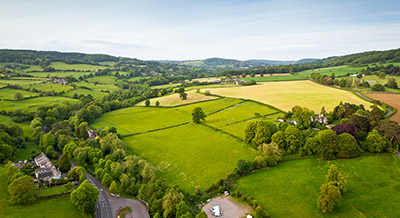
#> input picture Python/Trabalho CG/A.jpg, 400 x 218 px
$ python 'color_detector - old2.py'
#> lines starting #> are read from the running program, lines starting #| are printed output that depends on the picture; after the words box and inside, x2 and y2 are one past the last pixel; in counts of white or black regions, pixels touching at a corner belong together
import os
import numpy as np
import cv2

class Controle:

    def menu(self):
        txt = """
        ESCOLHA A COR A SER DETECTADA:
            1-Vermelho
            2-Verde
            3-Azul
            4-sair
        Digite a sua opção
        """
        opcao = int(input(txt))
        return opcao

#////////////////FUNÇÃO MAIN PEDE///////////////////////
#////////////////O NOME DA IMAGEM E/////////////////////
#////////////////CONVERTE PARA HSV//////////////////////

    def main(self):
        while True:  #Input e procura do nome da imagem (precisa estar na mesa pasta que o .py)
            img = input("Digite o nome da imagem com a extensao EX: img.ext : ")
#> the answer given: A.jpg
            file = os.path.realpath(img)

            global imagem #variável GLOBAL
            imagem = cv2.imread(file) #Lê A imagem
#> imagem is the input picture: shape (218, 400, 3); mean B, G, R 89.8, 146.9, 136.6

            #Converte de BGR para HSV
            try:
                global hsv #variável GLOBAL
                hsv = cv2.cvtColor(imagem,cv2.COLOR_BGR2HSV) #Conversão BGR para HSV
#> hsv: shape (218, 400, 3); mean H, S, V 56.4, 141.5, 152
                break
            except:
                print("Imagem nao encontrada")


#////////////////MENU/////////////////////

        #Menu de escolha de cor pra achar
        opcoes = {1:self.opcao1, 2:self.opcao2, 3:self.opcao3}
        while True:
            opcao = self.menu()
            if opcao in opcoes:
                opcoes[opcao]()
                break
            else:
                if opcao == 4:
                    break
                else:
                    print("Opção inválida")
#> this loop made 1 pass; the answer given on pass 1: 1
#> pass 1, in maskRes, `mask = cv2.inRange(hsv, ulCor, ulCor1)`:
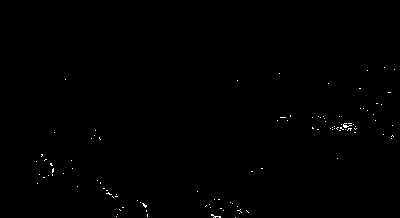
#> mask: shape (218, 400); 0.27% white in thin lines or dots, all inside (x1, y1, x2, y2) = (36, 67, 395, 218)


#////////////////DETECÇÃO DE CORES E GERAÇÃO DO RESULTADO/////////////////////

    def opcao1(self):  #Detecta VERMELHO

       ulCor.maskRes(ulCor.rColor(0,50,50),ulCor1.rColor(10,255,255))

    def opcao2(self): #Detecta VERDE

       ulCor.maskRes(ulCor.rColor(20,20,20),ulCor1.rColor(80,255,255))

    def opcao3(self): #Detecta AZUL

        ulCor.maskRes(ulCor.rColor(75,100,100),ulCor1.rColor(150,255,255))


#Classe que trata o processamento da máscara e o resultado
class ulColor(object):

    #Range de detecão de Cor
    def rColor(self, h, s, v):
        self.rangeUL=np.array([h,s,v],np.uint8)
        return self.rangeUL

    #Gera a mascara, pede 2 instancias da classe para usar método acima
    def maskRes(self, ulCor, ulCor1):

        mask = cv2.inRange(hsv, ulCor, ulCor1)
        res = cv2.bitwise_and(imagem,imagem, mask=mask)

        mask_inv = cv2.bitwise_not(mask)
        res1 = cv2.bitwise_and(imagem,imagem, mask=mask_inv)

        (canalAzul, canalVerde, canalVermelho) = cv2.split(res)

        zeros = np.zeros(res.shape[:2], dtype = "uint8")
        test = cv2.bitwise_not(mask)


        res = cv2.merge([zeros, canalVerde,zeros])

        test = cv2.add(res,res1)

        cv2.imshow("RES", test)
        cv2.imshow("MN", mask)
        cv2.imshow("MI", mask_inv)

        cv2.waitKey(0)
        cv2.destroyAllWindows


#Instâncias
ulCor = ulColor()
ulCor1 = ulColor()
controle = Controle()
controle.main()

$ run again, on Python/Trabalho CG/V.jpg
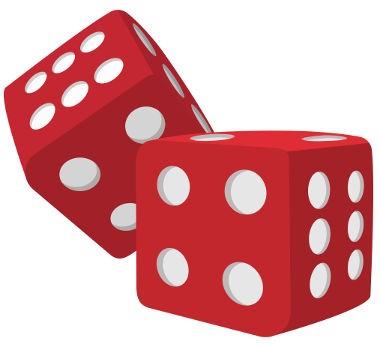
#> input picture Python/Trabalho CG/V.jpg, 380 x 347 px
#> in main, imagem is the input picture: shape (347, 380, 3); mean B, G, R 158, 154.8, 218.8
#> hsv: shape (347, 380, 3); mean H, S, V 90, 90.6, 219.1
#> the loop in main, `while True:` made 1 pass; the answer given on pass 1: 1
#> pass 1, in maskRes, `mask = cv2.inRange(hsv, ulCor, ulCor1)`:
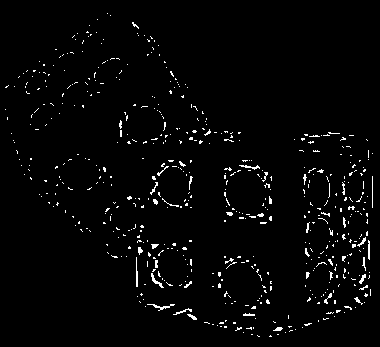
#> mask: shape (347, 380); 2.4% white in thin lines or dots
#> pass 1, in maskRes, `res1 = cv2.bitwise_and(imagem,imagem, mask=mask_inv)`:
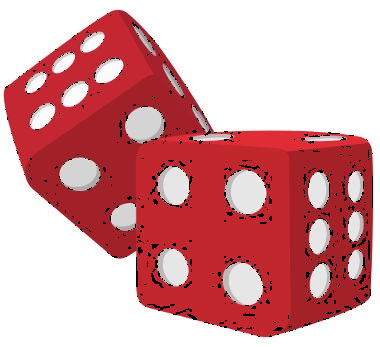
#> res1: shape (347, 380, 3); mean B, G, R 156.3, 153, 214.3
